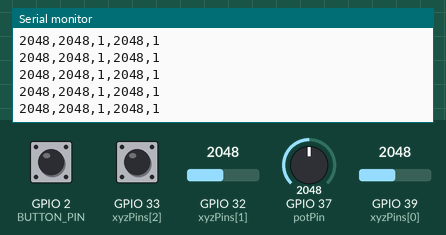
Bench run of a sketch on a simulated ESP32. Shown: the last lines printed to the serial monitor. The inputs (shaded band) are chosen by the test bench; at power-on: GPIO 32 (xyzPins[1]) = 2048, GPIO 37 (potPin) = 2048, GPIO 39 (xyzPins[0]) = 2048, GPIO 2 (BUTTON_PIN) HIGH, GPIO 33 (xyzPins[2]) HIGH.

Above: at 1.2 s.
1.3 s: GPIO 32 (xyzPins[1]) set to 2866
At 1.31 s:
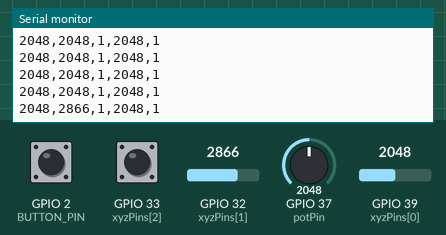
2.8 s: GPIO 37 (potPin) set to 2866
At 2.82 s:
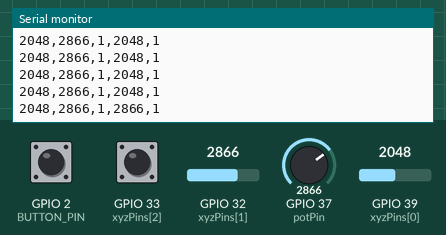
4.3 s: GPIO 39 (xyzPins[0]) set to 2866
At 4.33 s:
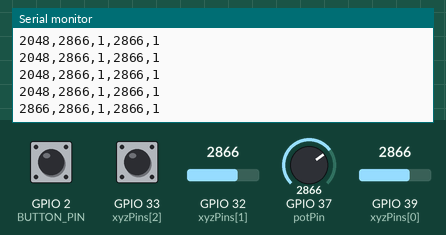
5.8 s: GPIO 2 (BUTTON_PIN) pulled LOW for 0.15 s
At 5.83 s:
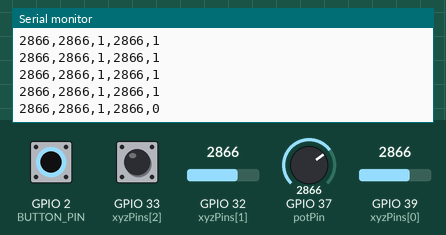
7.4 s: GPIO 33 (xyzPins[2]) pulled LOW for 0.15 s
At 7.44 s:
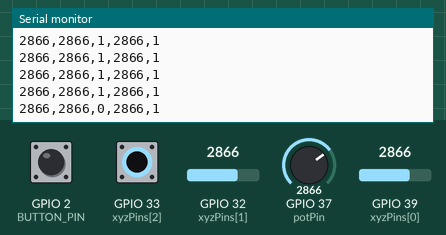
9.0 s: GPIO 32 (xyzPins[1]) set to 3603
At 9.05 s:
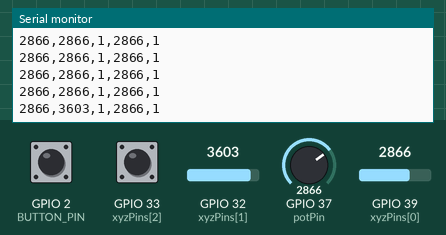
Timing chart, 0 to 11.5 s (numbered marks = the images above; inputs shaded):
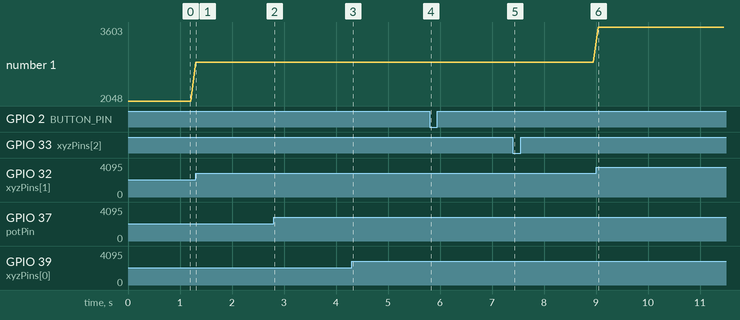

Measured:
- after the input at 1.3 s, the serial monitor: prints a new line at once (image 1)
- after the input at 2.8 s, the serial monitor: prints a new line at once (image 2)
- after the input at 4.3 s, the serial monitor: prints a new line at once (image 3)
- after the input at 5.8 s, the serial monitor: prints a new line at once (image 4)
- after the input at 7.4 s, the serial monitor: prints a new line at once (image 5)
- after the input at 9.0 s, the serial monitor: prints a new line at once (image 6)
- plotted number 1: 2048 → 2866 after the input at 1.3 s, 2866 → 3603 after the input at 9.0 s

The sketch:

chasing_fireflies_data.ino
```cpp
/*
  LILYGO Joystick, Potentiometer, Button
  Prints out X, Y, Z values, potentiometer value, and button state to Serial
*/

#define BUTTON_PIN 2

int xyzPins[] = {39, 32, 33};   //x, y, z(switch) pins
int potPin = 37;
void setup() {
  Serial.begin(9600);
  pinMode(BUTTON_PIN, INPUT_PULLUP);
  pinMode(xyzPins[2], INPUT_PULLUP);  // pullup resistor for switch
}
void loop() {
  int xVal = analogRead(xyzPins[0]);
  int yVal = analogRead(xyzPins[1]);
  int zVal = digitalRead(xyzPins[2]);
  int potVal = analogRead(potPin);
  int buttonState = digitalRead(BUTTON_PIN);
  Serial.printf("%d,%d,%d,%d,%d\n",
              xVal, yVal, zVal, potVal, buttonState);
  delay(100);
}
```
